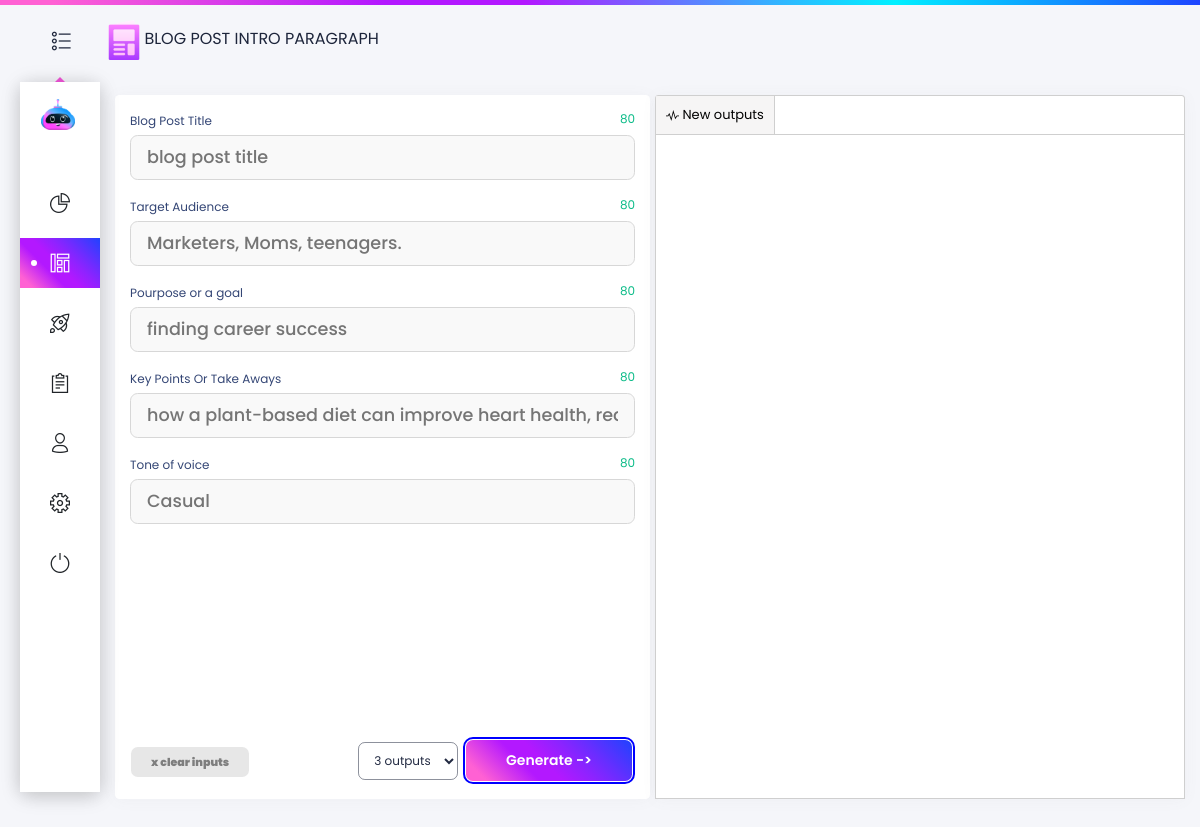
The page /features/blog-post-intro-paragraph (signed in) on the database its author committed.
### features/models.py (models this page shows, shortened)
class Feature(models.Model):
    title = models.CharField(max_length=256)
    slug = models.SlugField(max_length=512)
    prompt = models.TextField()
    description = models.TextField()
    meta_description = models.CharField(max_length=256)
    icon = models.ImageField(blank=True, upload_to='features/icons')
    inputs = models.ManyToManyField(InputSequence, default=None, null=True)
    category = models.ManyToManyField(Category, null=True, blank=True)

class InputSequence(models.Model):
    input_type_choices = (
        ("text_field", "Input Text Field"),
        ("textarea", "TextArea"),
        ("select_picker", "Select Picker"),
    )
    title = models.CharField(max_length=256)
    input_key = models.CharField(max_length=256)
    placeholder = models.CharField(max_length=256)
    input_type = models.CharField(max_length=64, choices=input_type_choices)
    input_length = models.IntegerField(default=80)
    is_required = models.IntegerField(default=0)
    prompt = models.TextField(default='{user_input}')

### authentication/decorators.py (the view)
        def wrapper_func(request, *args, **kwargs):
            subscriptions = Subscription.objects.filter(user=request.user, is_completed=1)
            active_subscription = Subscription.objects.filter(user=request.user, is_expired=0, is_completed=1)
            if not subscriptions:
                return redirect('/get-started')
            elif not active_subscription:
                request.session['active_subscription'] = 0
                return view_func(request, *args, **kwargs)
            else:
                request.session['active_subscription'] = 1
                return view_func(request, *args, **kwargs)

### features/views.py (called while the page is built, shortened)
@login_required(login_url='login')
@subscription_required()
def feature_view(request, feature_slug):
    feature = Feature.objects.get(slug=feature_slug)
    page = 'features'
    context = {
        'page': page,
        'feature': feature
    }
    return render(request, 'app.html', context)

### features/templates/app.html (shortened to what this page needs)
{% extends 'app_base.html' %}
{% load static %}
{% block content %}
      <div class="content">
        <div class="row">
          <div class="col-md-6 sticky" style="width: 100%; padding: 0px;">
            <form id="feature_form" action="" method="post" onsubmit="">
            <div class="card sticky" style="height:88vh; position: sticky;">
              <div class="card-body">
                  <div class="row">
                    {% for input in feature.inputs.all %}
                      <div class="col-md-12">
                        <div class="form-group">
                          <label>{{ input.title }}</label>
                          <label style="float: right;" class="counter {{ input.input_key }}_counter">{{ input.input_length }}</label>
                          {% if input.input_type == "text_field" %}
                            <input id="{{ input.input_key }}" type="text" class="form-control2 form-control-solid prompt-inputs mb-3" limit="{{ input.input_length }}" name="{{ input.input_key }}" placeholder="{{ input.placeholder }}" {% if input.is_required %}required{% endif %}>
                          {% elif input.input_type == "select_picker" %}
                            <select id="{{ input.input_key }}" class="form-control prompt-inputs" name="{{ input.input_key }}" placeholder="{{ input.placeholder }}">
                              {% for option in input.options.all %}
                                <option value="{{ option.option_key }}" >{{ option.title }}</option>
                              {% endfor %}
                            </select>
                          {% endif %}
                        </div>
                      </div>
                    {% endfor %}
                  </div>
              </div>
              <div class="card-footer">
                <button class="btn btn-fill clear-inputs"
                  style="background: #e7e7e7; padding:5px 20px; margin-top:10px; color: #7e7e7e;"><b
                    style="font-size: 11px; ">x clear inputs</b></button>
                <span style="border: 2px solid blue; float: right; border-radius: 10px;">
                  <button id="generate" type="submit"
                    class="btn btn-languster generate btn-loader">Generate ->
                  </button>
                </span>
                <select id="no_outputs" class="form-control" style="max-width: 100px; float:right; margin-top:5px; margin-right:5px ;">
                  <option value="3" selected>3 outputs</option>
                </select>
              </div>
            </div>
          </form>
          </div>
          <div class="col-md-6" style="padding:0px 0px 5px 5px;">
            <div class="card" style="height:88vh;">
              <div class="card-header" style="padding:0px; border: 1px solid #cfcfcf; border-bottom: none;">
                <h5 class="title" style="margin-bottom: 0px;">
                  <span><button class="output-tabs"
                      style="border:none;background:none; padding: 10px; border-right: 1px solid #cfcfcf; background-color: #f5f4f4e1;"><i
                        class="tim-icons icon-sound-wave"></i> New outputs</button></span>
                </h5>
              </div>
              <div id="outputs" class="card-body" style="padding: 0px;  border: 1px solid #cfcfcf; max-height: 100%;
                      overflow-y: scroll;">
          </div>
        </div>
      </div>
{% endblock %}

### features/templates/app_base.html (shortened to what this page needs)
{% load static %}
<!DOCTYPE html>
<html lang="en">
<head>
    <link href="https://use.fontawesome.com/releases/v5.0.6/css/all.css" rel="stylesheet">
    <link href="{% static 'assets/css/nucleo-icons.css' %}" rel="stylesheet" />
    <link href="{% static 'assets/css/black-dashboard.css' %}" rel="stylesheet" />
</head>
<body class="white-content sidebar-mini" style="{% if app %}overflow:hidden{% endif %}">
    <div class="wrapper">
        <div class="sidebar">
            <div class="sidebar-wrapper" style="background-color: white;">
                <div class="logo">
                    <a href="/features" class="simple-text logo-mini text-dark">
                        <img src="{% static 'images/head.png' %}" width="200px">
                    </a>
                </div>
                <ul class="nav">
                    <li class="{% if page == 'dashboard' %}active{% endif %}">
                        <a href="/dashboard">
                            <i class="tim-icons icon-chart-pie-36 text-dark"></i>
                        </a>
                    </li>
                    <li class="{% if page == 'features' %}active{% endif %}">
                        <a href="/features">
                            <i class="tim-icons icon-components text-dark"></i>
                        </a>
                    </li>
                    <li class="{% if page == 'finetune' %}active{% endif %}">
                      <a href="#commingsoon">
                          <i class="tim-icons icon-spaceship text-dark"></i>
                      </a>
                    </li>
                    <li class="{% if page == 'outputs' %}active{% endif %}">
                        <a href="/outputs">
                            <i class="tim-icons icon-notes text-dark"></i>
                        </a>
                    </li>
                    <li class="{% if page == 'profile' %}active{% endif %}">
                        <a href="/profile">
                            <i class="tim-icons icon-single-02 text-dark"></i>
                        </a>
                    </li class="{% if page == 'settings' %}active{% endif %}">
                    <li class="#">
                        <a href="./upgrade.html">
                            <i class="tim-icons icon-settings-gear-63 text-dark"></i>
                        </a>
                    </li>
                    <li class="#">
                      <a href="/logout">
                          <i class="tim-icons icon-button-power text-dark"></i>
                      </a>
                  </li>
                </ul>
            </div>
        </div>
        <div class="main-panel" style="border:none">
            <nav class="navbar navbar-expand-lg navbar-absolute navbar-transparent navbar-sticky border-gradient border-gradient-purple" style="position:sticky; backgroud-color: #f5f6fa !important">
                <div class="container-fluid">
                    <div class="navbar-wrapper">
                        <div class="navbar-minimize d-inline">
                            <button class="minimize-sidebar btn btn-link btn-just-icon" rel="tooltip"
                                data-original-title="Sidebar toggle" data-placement="right">
                                <i class="tim-icons icon-bullet-list-67 visible-on-sidebar-mini"></i>
                            </button>
                        </div>
                        <a class="navbar-brand" href="javascript:void(0)"
                            style="margin-left: ;20px">{% if feature %}<img src="{{ feature.icon.url }}" width="40px" ><b>{{ feature.title }}{% endif %}</b></a>
                    </div>
                </div>
            </nav>
      {% block content %}
      {% endblock %}
</div>
</div>
</body>

### features/templates/app_base.html (style rules this page uses)
.nav> .active { background: linear-gradient(45deg,#ff61d3 10%,#b318ff 36%,#b318ff 47%, 76%,#1e43ff); }
.nav> .active i { color: white !important; }
.simple-text { background: linear-gradient(45deg,#b318ff 10%,#b318ff 18%, #1e43ff 47%, 76%,#ff61d3);; -webkit-text-fill-color: transparent; -webkit-background-clip: text; }
div.sticky { position: -webkit-sticky; position: sticky; top: 80px; }
.border-gradient { border-top: 10px solid; border-image-slice: 1; border-width: 5px; }
.border-gradient-purple { border-image-source: linear-gradient(45deg, #ff61d3 10%, #b318ff 36%, #b318ff 47%, #30b6ff 67%, #00f0ff 76%, #1e43ff); }
.btn-languster { background: linear-gradient(45deg, #ff61d3 10%, #b318ff 36%, #b318ff 47%, 76%, #1e43ff); margin: 1px; }
*, *:before, *:after { position: relative; box-sizing: border-box; }
:root { --color-bg: #FDF1F2; --color-heart: #EA442B; --easing: cubic-bezier(.7,0,.3,1); --duration: .5s; }
.counter { float: right; }
.content { padding-top:20px !important; }
.generate { display: flex; align-items:center; justify-content: center; }
.form-control2 { display: block; width: 100%; padding: 0.45rem 1rem; font-size: 1.1rem; font-weight: 500; line-height: 1.5; color: black!important; background-color: var(--bs-body-bg); background-clip: padding-box; border: 1px solid #E1E3EA; appearance: none; border-radius: 0.475rem; box-shadow: false; transition: border-color 0.15s ease-in-out, box-shadow 0.15s ease-in-out; min-height: 45px; }
.form-control2.form-control-solid { background-color: #F9F9F9; border: 1px solid #d7d7d7 !important; color: var(--bs-gray-700); transition: color 0.2s ease; }

### rows shown on the page
Feature: icon (picture), title "BLOG POST INTRO PARAGRAPH"
InputSequence: title "Blog Post Title", input_length "80", placeholder "blog post title"
InputSequence: title "Target Audience", input_length "80", placeholder "Marketers, Moms, teenagers."
InputSequence: title "Pourpose or a goal", input_length "80", placeholder "finding career success"
InputSequence: title "Key Points Or Take Aways", input_length "80", placeholder "how a plant-based diet can improve heart health, reduce the risk of chronic disease, and promote sustainable living."
InputSequence: title "Tone of voice", input_length "80", placeholder "Casual"
